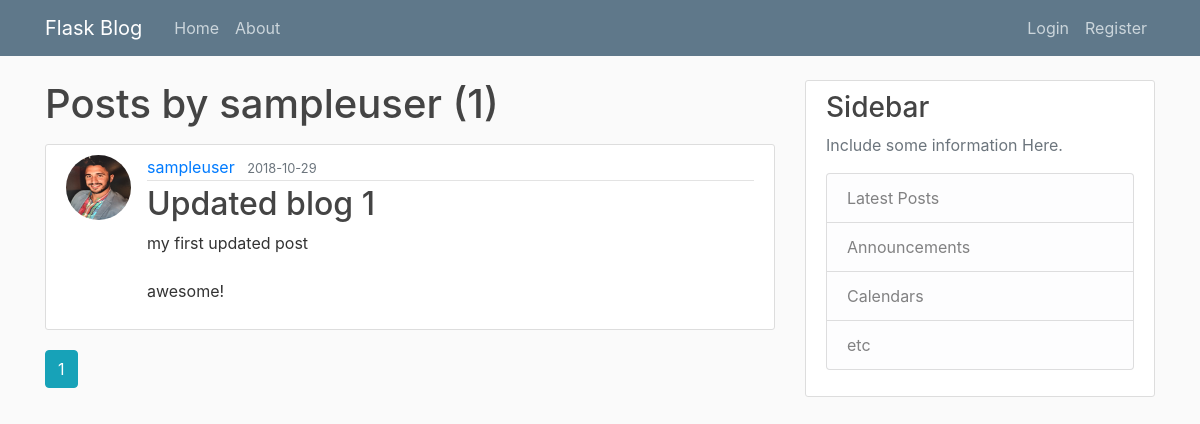
The page /user/sampleuser on the database as committed earlier.
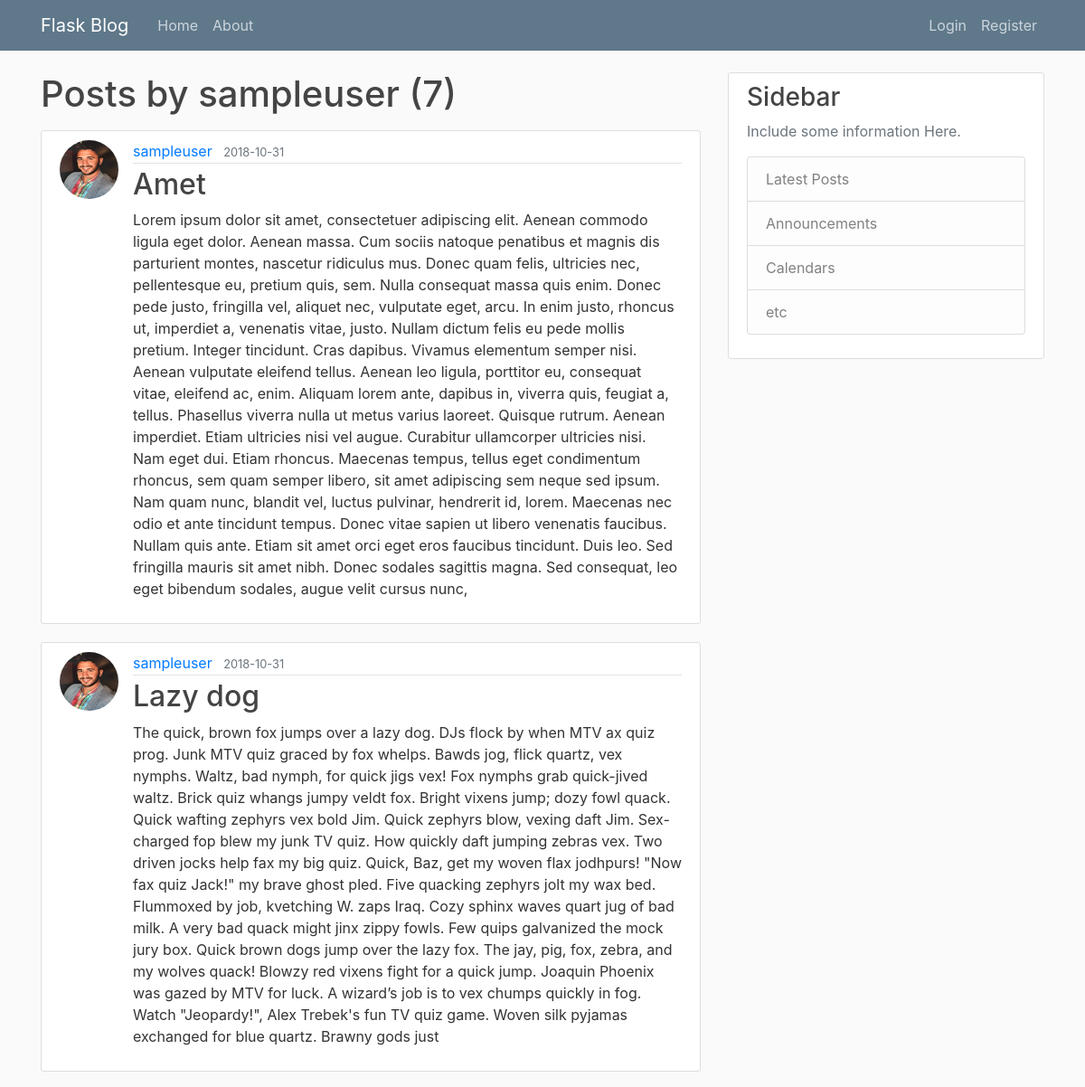
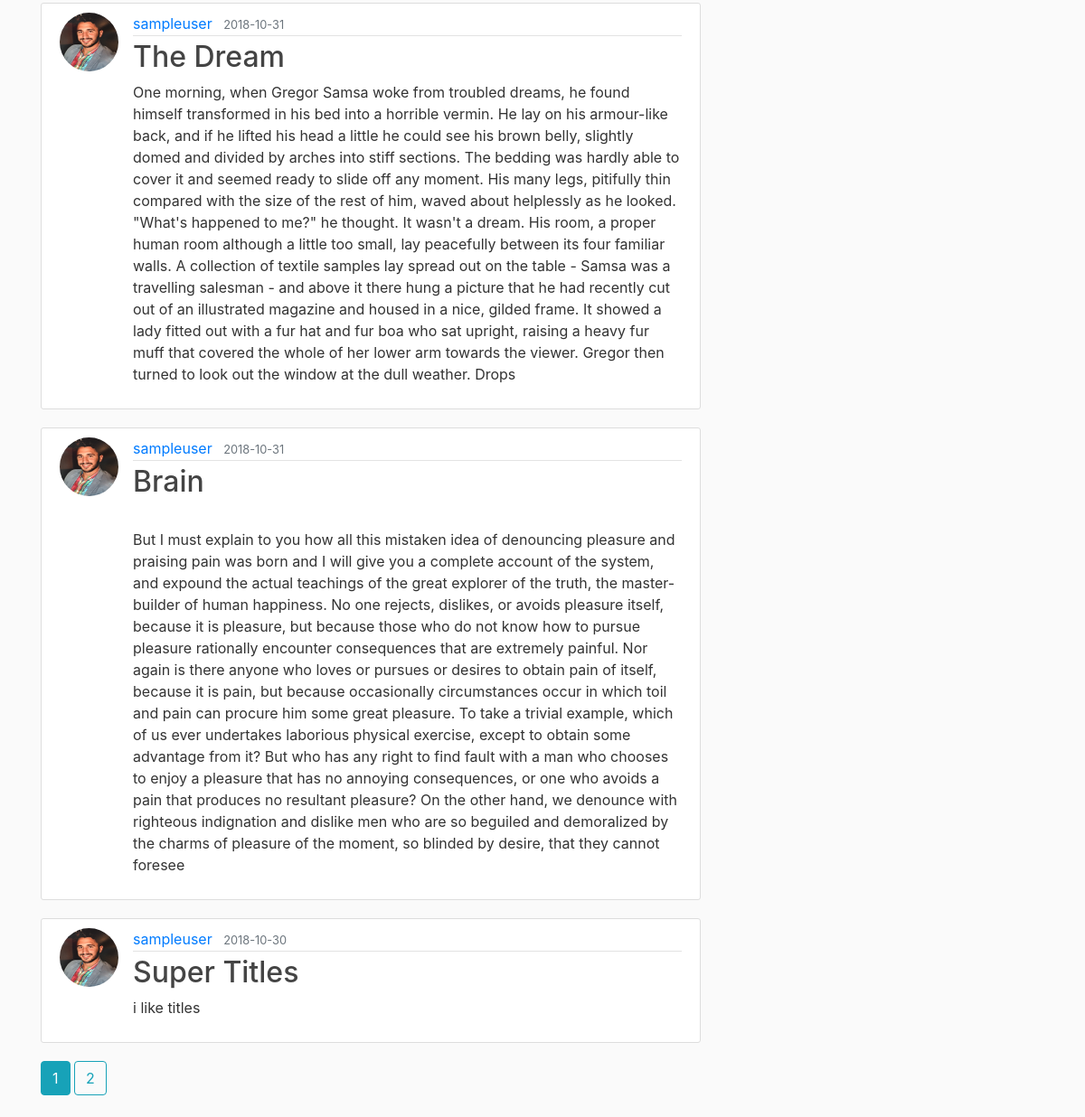
The same page on the database as committed later (2 pictures, top to bottom).
### flaskblog/models.py (models this page shows, shortened)
class User(db.Model, UserMixin):
    id = db.Column(db.Integer, primary_key=True)
    username = db.Column(db.String(20), unique=True, nullable=False)
    email = db.Column(db.String(120), unique=True, nullable=False)
    image_file = db.Column(db.String(20), nullable=False, default='default.jpg')
    password = db.Column(db.String(60), nullable=False)
    posts = db.relationship('Post', backref='author', lazy=True)

class Post(db.Model):
    id = db.Column(db.Integer, primary_key=True)
    title = db.Column(db.String(100), nullable=False)
    date_posted = db.Column(db.DateTime, nullable=False, default=datetime.utcnow)
    content = db.Column(db.Text, nullable=False)
    user_id = db.Column(db.Integer, db.ForeignKey('user.id'), nullable=False)

### flaskblog/routes.py (the view)
@app.route("/user/<string:username>")
def user_posts(username):
        page = request.args.get('page', 1, type=int)
        user = User.query.filter_by(username=username).first_or_404()
        posts = Post.query.filter_by(author=user)\
        .order_by(Post.date_posted.desc())\
        .paginate(page=page, per_page=5)
        return render_template('user_posts.html', posts=posts, user=user)

### flaskblog/templates/user_posts.html (shortened to what this page needs)
{% extends "layout.html" %}
{% block content %}
    <h1 class="mb-3">Posts by {{ user.username }} ({{ posts.total }})</h1>
    {% for post in posts.items %}
      <article class="media content-section">
        <img class="rounded-circle article-img" src="{{ url_for('static', filename='profile_pics/' + post.author.image_file) }}">
        <div class="media-body">
          <div class="article-metadata">
            <a class="mr-2" href="{{ url_for('user_posts', username=post.author.username) }}">{{ post.author.username }}</a>
            <small class="text-muted">{{ post.date_posted.strftime('%Y-%m-%d') }}</small>
          </div>
          <h2><a class="article-title" href="{{ url_for('post', post_id=post.id) }}">{{ post.title }}</a></h2>
          <p class="article-content">{{ post.content }}</p>
        </div>
      </article>
    {% endfor %}
    {% for page_num in posts.iter_pages(left_edge=1, right_edge=1, left_current=1, right_current=2) %}
      {% if page_num %}
        {% if posts.page == page_num %}
        <a class="btn btn-info mb-4"href="{{ url_for('user_posts', username=user.username, page=page_num) }}">{{ page_num }}</a>
        {% else %}
        <a class="btn btn-outline-info mb-4"href="{{ url_for('user_posts', username=user.username, page=page_num) }}">{{ page_num }}</a>
        {% endif %}
      {% endif %}
    {% endfor %}
{% endblock content %}

### flaskblog/templates/layout.html (shortened to what this page needs)
<!DOCTYPE html>
<html lang="en" dir="ltr">
  <head>
    <link rel="stylesheet" href="https://stackpath.bootstrapcdn.com/bootstrap/4.1.3/css/bootstrap.min.css">
    <link rel="stylesheet" href="{{ url_for('static', filename='main.css') }}">
  </head>
  <body>
    <header class="site-header">
      <nav class="navbar navbar-expand-md navbar-dark bg-steel fixed-top">
        <div class="container">
          <a class="navbar-brand mr-4" href="/">Flask Blog</a>
          <div class="collapse navbar-collapse" id="navbarToggle">
            <div class="navbar-nav mr-auto">
              <a class="nav-item nav-link" href="{{ url_for('home')}}">Home</a>
              <a class="nav-item nav-link" href="{{ url_for('about')}}">About</a>
            </div>
            <div class="navbar-nav">
              {% if current_user.is_authenticated %}
                <a class="nav-item nav-link" href="{{ url_for('new_post') }}">New Post</a>
                  <a class="nav-item nav-link" href="{{ url_for('account') }}">Account</a>
                  <a class="nav-item nav-link" href="{{ url_for('logout') }}">Log Out</a>
              {% else %}
                  <a class="nav-item nav-link" href="{{ url_for('login')}}">Login</a>
                  <a class="nav-item nav-link" href="{{ url_for('register')}}">Register</a>
              {% endif %}
            </div>
          </div>
        </div>
      </nav>
    </header>
    <main role="main" class="container">
      <div class="row">
        <div class="col-md-8">
          {% block content %}{% endblock %}
        </div>
        <div class="col-md-4">
          <div class="content-section">
            <h3>Sidebar</h3>
            <p class='text-muted'>Include some information Here.
              <ul class="list-group">
                <li class="list-group-item list-group-item-light">Latest Posts</li>
                <li class="list-group-item list-group-item-light">Announcements</li>
                <li class="list-group-item list-group-item-light">Calendars</li>
                <li class="list-group-item list-group-item-light">etc</li>
              </ul>
            </p>
          </div>
        </div>
      </div>
</main>
  </body>
</html>

### flaskblog/static/main.css (style rules this page uses)
body { background: #fafafa; color: #333333; margin-top: 5rem; }
h1, h2, h3, h4, h5, h6 { color: #444444; }
.bg-steel { background-color: #5f788a; }
.site-header .navbar-nav .nav-link { color: #cbd5db; }
.content-section { background: #ffffff; padding: 10px 20px; border: 1px solid #dddddd; border-radius: 3px; margin-bottom: 20px; }
.article-title { color: #444444; }
.article-content { white-space: pre-line; }
.article-img { height: 65px; width: 65px; margin-right: 16px; }
.article-metadata { padding-bottom: 1px; margin-bottom: 4px; border-bottom: 1px solid #e3e3e3 }

Rows that differ between the two databases and show on the page:
removed Post: image_file (picture), author.username "sampleuser", date_posted "2018-10-29", title "Updated blog 1", content "my first updated post awesome!"
added Post: image_file (picture), author.username "sampleuser", date_posted "2018-10-31", title "Amet", content "Lorem ipsum dolor sit amet, consectetuer adipiscing elit. Aenean commodo ligula eget dolor. Aenean massa. Cum sociis natoque penatibus et magnis dis parturient montes, nascetur ridiculus mus. Donec quam felis, ultricies nec, pellentesque eu, pretium quis, sem. Nulla consequat massa quis enim. Donec pede justo, fringilla vel, aliquet nec, vulputate eget, arcu. In enim justo, rhoncus ut, imperdiet a, venenatis vitae, justo. Nullam dictum felis eu pede mollis pretium. Integer tincidunt. Cras dapibus. Vivamus elementum semper nisi. Aenean vulputate eleifend tellus. Aenean leo ligula, porttitor eu, consequat vitae, eleifend ac, enim. Aliquam lorem ante, dapibus in, viverra quis, feugiat a,…"
added Post: image_file (picture), author.username "sampleuser", date_posted "2018-10-31", title "Lazy dog", content "The quick, brown fox jumps over a lazy dog. DJs flock by when MTV ax quiz prog. Junk MTV quiz graced by fox whelps. Bawds jog, flick quartz, vex nymphs. Waltz, bad nymph, for quick jigs vex! Fox nymphs grab quick-jived waltz. Brick quiz whangs jumpy veldt fox. Bright vixens jump; dozy fowl quack. Quick wafting zephyrs vex bold Jim. Quick zephyrs blow, vexing daft Jim. Sex-charged fop blew my junk TV quiz. How quickly daft jumping zebras vex. Two driven jocks help fax my big quiz. Quick, Baz, get my woven flax jodhpurs! \"Now fax quiz Jack!\" my brave ghost pled. Five quacking zephyrs jolt my wax bed. Flummoxed by job, kvetching W. zaps Iraq. Cozy sphinx waves quart jug of bad milk. A very bad…"
added Post: image_file (picture), author.username "sampleuser", date_posted "2018-10-31", title "The Dream", content "One morning, when Gregor Samsa woke from troubled dreams, he found himself transformed in his bed into a horrible vermin. He lay on his armour-like back, and if he lifted his head a little he could see his brown belly, slightly domed and divided by arches into stiff sections. The bedding was hardly able to cover it and seemed ready to slide off any moment. His many legs, pitifully thin compared with the size of the rest of him, waved about helplessly as he looked. \"What's happened to me?\" he thought. It wasn't a dream. His room, a proper human room although a little too small, lay peacefully between its four familiar walls. A collection of textile samples lay spread out on the table - Samsa…"
added Post: image_file (picture), author.username "sampleuser", date_posted "2018-10-31", title "Brain", content "But I must explain to you how all this mistaken idea of denouncing pleasure and praising pain was born and I will give you a complete account of the system, and expound the actual teachings of the great explorer of the truth, the master-builder of human happiness. No one rejects, dislikes, or avoids pleasure itself, because it is pleasure, but because those who do not know how to pursue pleasure rationally encounter consequences that are extremely painful. Nor again is there anyone who loves or pursues or desires to obtain pain of itself, because it is pain, but because occasionally circumstances occur in which toil and pain can procure him some great pleasure. To take a trivial example,…"
added Post: image_file (picture), author.username "sampleuser", date_posted "2018-10-30", title "Super Titles", content "i like titles"
Other text that changed with them:
{{ posts.total }}: "1" → "7"
new list line: "2"
